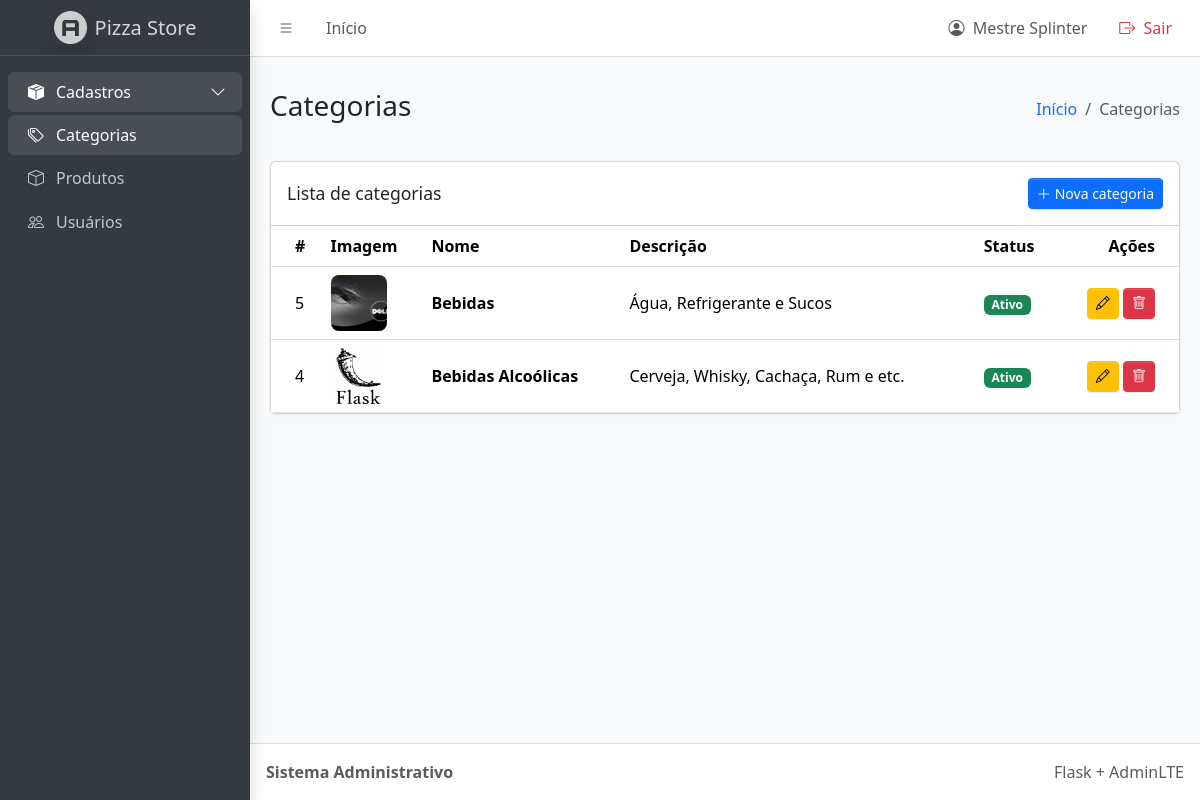
Page /listar_categorias (signed in) on the committed database.
### tables this page shows
CREATE TABLE categoria(
   id integer primary key autoincrement,
   nome varchar(50) not null,
   descricao text, 
   ativo boolean,
   imagem blob,
   img varchar(100)
);

### app.py (the view)
@app.route('/listar_categorias')
def listarCategoria():
    with conexao() as conn:
        categorias = conn.execute('SELECT * FROM categoria ORDER BY id DESC').fetchall()
    return render_template('admin/listar_categoria.html', categorias=categorias)

### app.py (called while the page is built)
def conexao():
    conn = sqlite3.connect(Path(app.root_path) / 'database.db')
    conn.row_factory = sqlite3.Row
    return conn

@app.before_request
def proteger_rotas_administrativas():
    if request.endpoint not in ROTAS_ADMIN:
        return
    if 'usuario_id' not in session:
        flash('Faça login para acessar o painel.', 'warning')
        return redirect(url_for('login'))
    if session.get('tipo') != 'admin':
        flash('Acesso permitido somente ao administrador.', 'danger')
        return redirect(url_for('loja'))

### templates/admin/listar_categoria.html (shortened to what this page needs)
{% extends 'admin/base.html' %}
{% block page_title %}Categorias{% endblock %}
{% block breadcrumb %}Categorias{% endblock %}
{% block content %}
<div class="card">
  <div class="card-header d-flex align-items-center">
    <h3 class="card-title mb-0">Lista de categorias</h3>
    <a href="{{ url_for('cadastrarCategoria') }}" class="btn btn-primary btn-sm ms-auto">
      <i class="bi bi-plus-lg me-1"></i>Nova categoria
    </a>
  </div>
  <div class="card-body p-0">
    <div class="table-responsive">
      <table class="table table-hover align-middle mb-0">
        <thead>
          <tr><th>#</th><th>Imagem</th><th>Nome</th><th>Descrição</th><th>Status</th><th class="text-end">Ações</th></tr>
        </thead>
        <tbody>
        {% for i in categorias %}
          <tr>
            <td>{{ i.id }}</td>
            <td>
              {% if i.img %}
                <img src="{{ url_for('static', filename=i.img) }}" class="table-thumb" alt="{{ i.nome }}">
              {% else %}
                <span class="placeholder-image"><i class="bi bi-image text-secondary"></i></span>
              {% endif %}
            </td>
            <td class="fw-semibold">{{ i.nome }}</td>
            <td>{{ i.descricao or '-' }}</td>
            <td>
              {% if i.ativo|string == 'True' %}<span class="badge text-bg-success">Ativo</span>
              {% else %}<span class="badge text-bg-secondary">Inativo</span>{% endif %}
            </td>
            <td class="text-end text-nowrap">
              <a href="{{ url_for('editarCategoria', id=i.id) }}" class="btn btn-sm btn-warning"><i class="bi bi-pencil"></i></a>
              <a href="{{ url_for('excluirCategoria', id=i.id) }}" class="btn btn-sm btn-danger"><i class="bi bi-trash"></i></a>
            </td>
          </tr>
        {% else %}
          <tr><td colspan="6" class="text-center text-secondary py-4">Nenhuma categoria cadastrada.</td></tr>
        {% endfor %}
        </tbody>
      </table>
    </div>
  </div>
</div>
{% endblock %}

### templates/admin/base.html (style rules this page uses)
.table-thumb { width: 56px; height: 56px; object-fit: cover; border-radius: .5rem; }
.app-content .card { box-shadow: 0 1px 3px rgba(0,0,0,.08); }

### rows in the picture
categoria: id "5", img (picture), nome "Bebidas", descricao "Água, Refrigerante e Sucos", ativo "Ativo"
categoria: id "4", img (picture), nome "Bebidas Alcoólicas", descricao "Cerveja, Whisky, Cachaça, Rum e etc.", ativo "Ativo"

### other values in the picture
{{ session.get('usuario_nome', 'Administrador') }} "Mestre Splinter"
